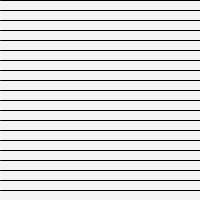
Frame 1 (no input)
Frame 60 (the mouse pressed at the canvas centre just before this capture): identical to frame 1, image omitted
Frame 120 (the mouse held since frame 60 and released just before this capture): identical to frame 1, image omitted

The Processing sketch that drew this single still picture (run headless with seeded random() and noise(); from frame 60 on, the mouse is pressed at the canvas centre):

// Processing sketch: exercise06_01_horizontal_lines_loop_sketch
// ── exercise06_01_horizontal_lines_loop_sketch.pde
int spacing = 10;
int x = 0;
int y = 0;

void setup() {
  size(200, 200);
  background(245);
}

void draw() {
  while (y < height) {
    line(x, y, width, y);
    y = y + spacing; 
  }
}
